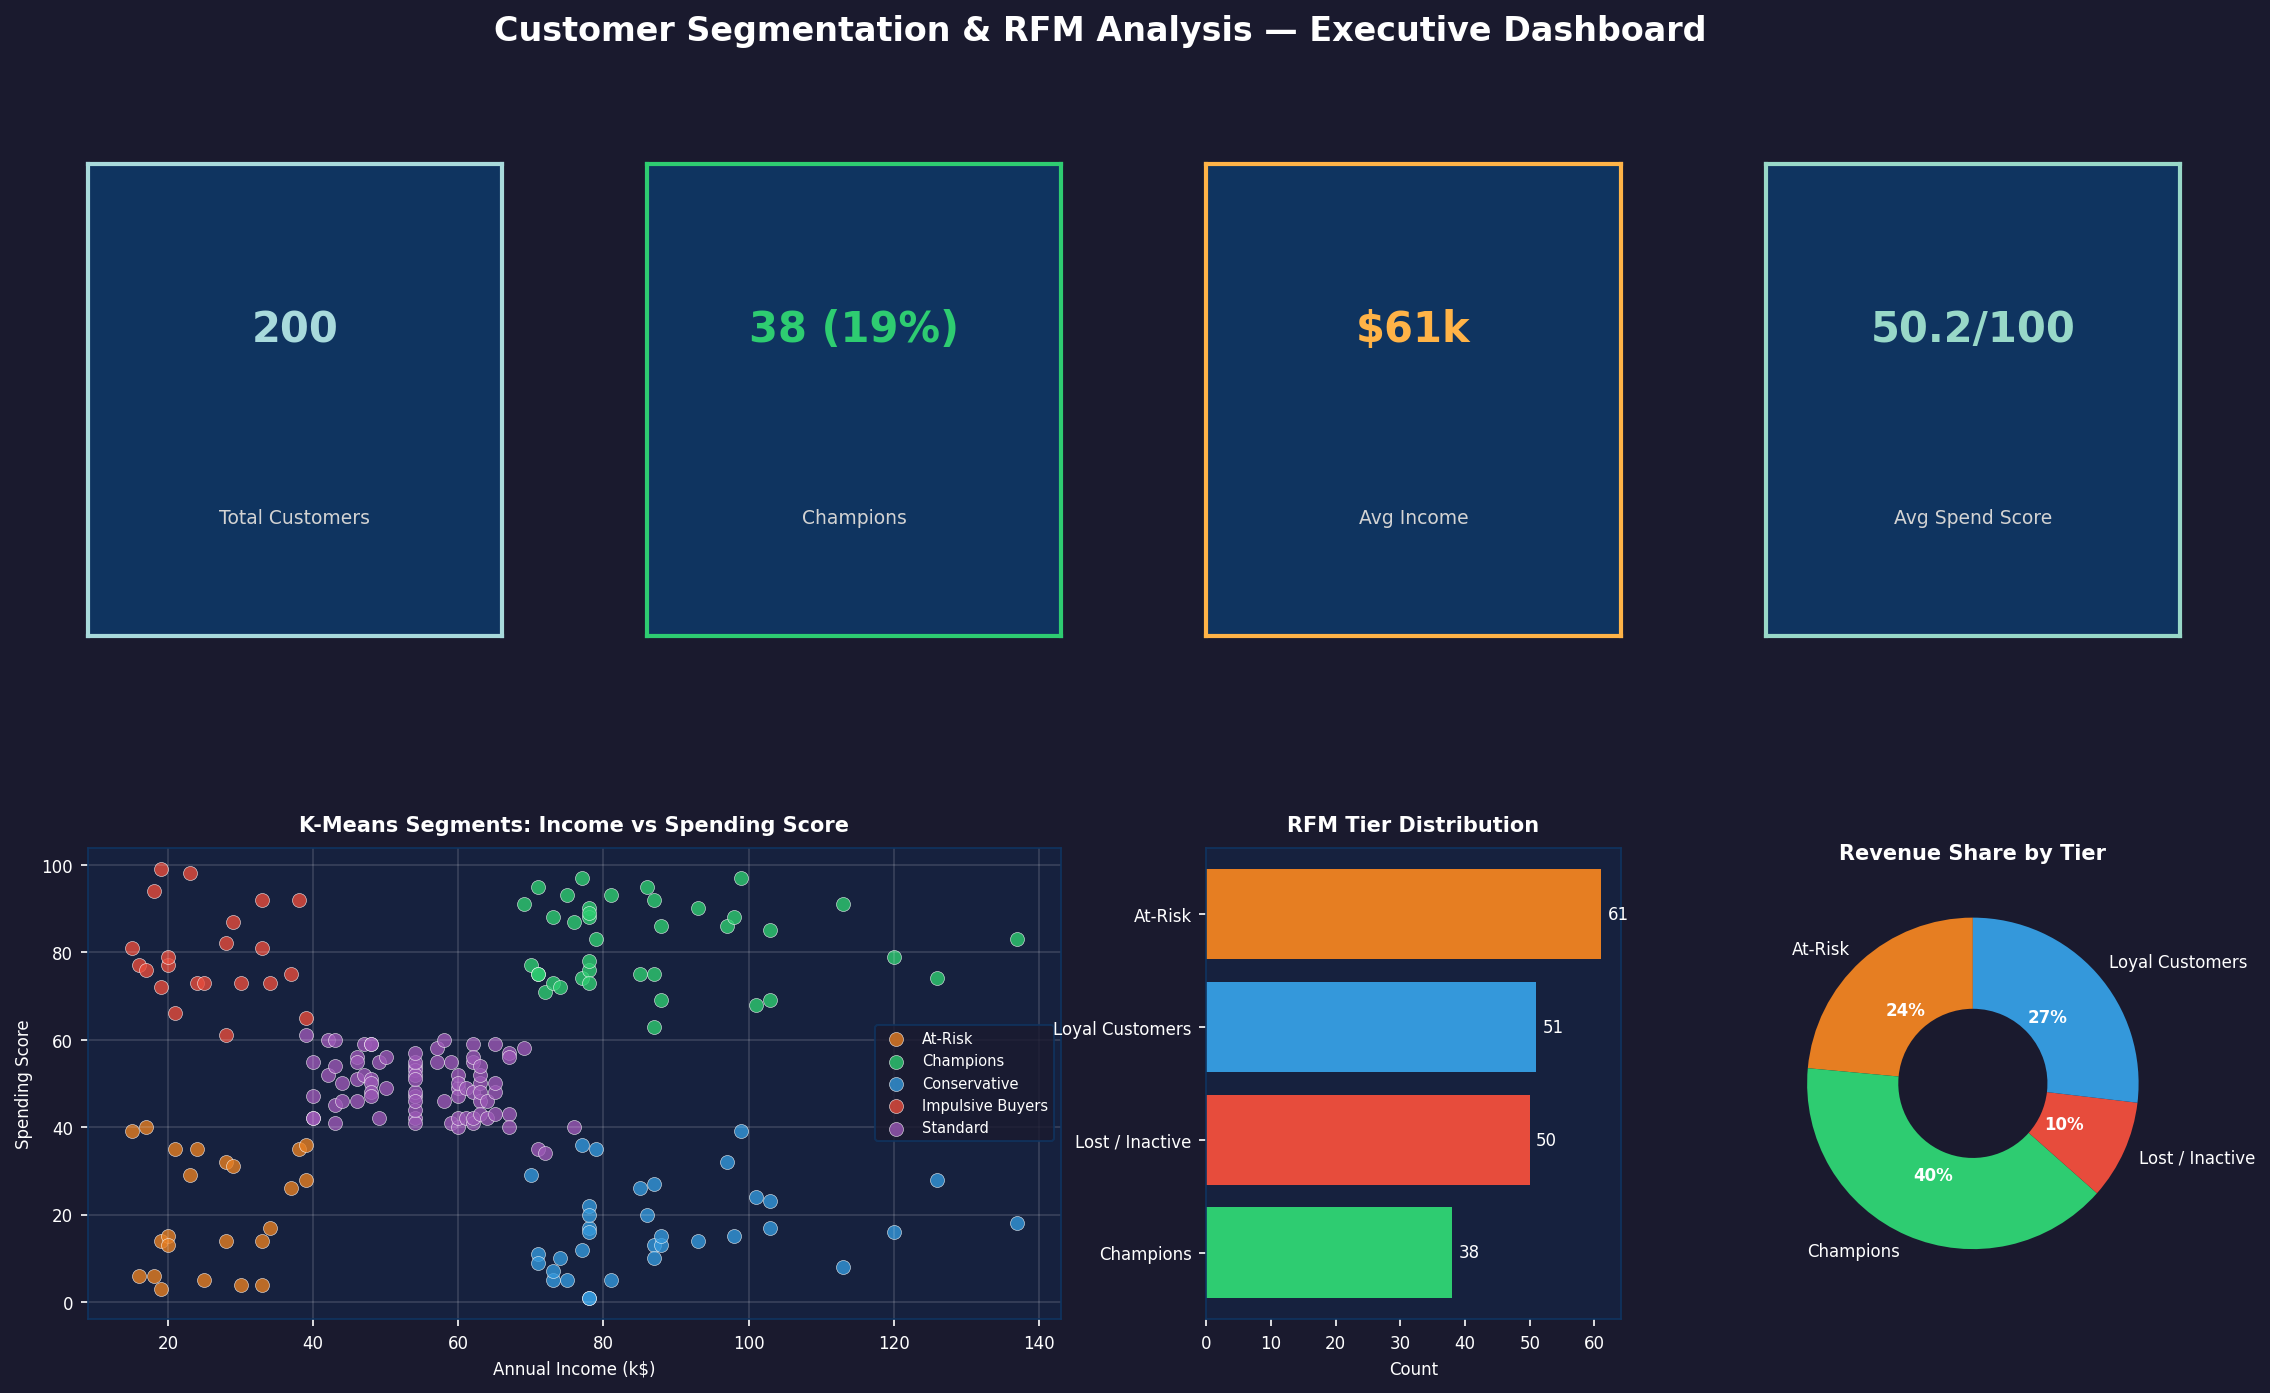

Here is the Python script that generated this plot:
"""
Step 4: Final Summary Dashboard
- Combines clustering + RFM insights into one executive-level visual
"""

import pandas as pd
import numpy as np
import matplotlib.pyplot as plt
import matplotlib.gridspec as gridspec
import matplotlib.patches as mpatches

df = pd.read_csv("data/customers_rfm_final.csv")

TIER_COLORS = {
    "Champions": "#2ecc71",
    "Loyal Customers": "#3498db",
    "At-Risk": "#e67e22",
    "Lost / Inactive": "#e74c3c"
}
SEG_COLORS = {
    "Champions": "#2ecc71",
    "Impulsive Buyers": "#e74c3c",
    "Conservative": "#3498db",
    "At-Risk": "#e67e22",
    "Standard": "#9b59b6"
}

fig = plt.figure(figsize=(18, 10))
fig.patch.set_facecolor("#1a1a2e")
fig.suptitle("Customer Segmentation & RFM Analysis — Executive Dashboard",
             fontsize=16, fontweight="bold", color="white", y=0.98)

gs = gridspec.GridSpec(2, 4, figure=fig, hspace=0.45, wspace=0.35)

# Shared style
TEXT_COLOR = "white"

def style_ax(ax, title):
    ax.set_facecolor("#16213e")
    ax.set_title(title, color=TEXT_COLOR, fontsize=10, fontweight="bold", pad=8)
    ax.tick_params(colors=TEXT_COLOR, labelsize=8)
    for spine in ax.spines.values():
        spine.set_edgecolor("#0f3460")

# 1. KPI tiles (top row, col 0-3 summary)
kpis = [
    ("Total Customers", f"{len(df):,}", "#A8DADC"),
    ("Champions", f"{(df['RFM_Tier']=='Champions').sum()} ({(df['RFM_Tier']=='Champions').mean()*100:.0f}%)", "#2ecc71"),
    ("Avg Income", f"${df['Annual Income (k$)'].mean():.0f}k", "#FFB347"),
    ("Avg Spend Score", f"{df['Spending Score (1-100)'].mean():.1f}/100", "#98D8C8"),
]
for idx, (label, value, color) in enumerate(kpis):
    ax = fig.add_subplot(gs[0, idx])
    ax.set_facecolor("#0f3460")
    for spine in ax.spines.values():
        spine.set_edgecolor(color)
        spine.set_linewidth(2)
    ax.text(0.5, 0.65, value, transform=ax.transAxes, fontsize=20, fontweight="bold",
            color=color, ha="center", va="center")
    ax.text(0.5, 0.25, label, transform=ax.transAxes, fontsize=9,
            color="lightgray", ha="center", va="center")
    ax.set_xticks([])
    ax.set_yticks([])
    ax.set_title("")

# 2. Cluster scatter (bottom left)
ax5 = fig.add_subplot(gs[1, 0:2])
style_ax(ax5, "K-Means Segments: Income vs Spending Score")
for seg, grp in df.groupby("Segment"):
    ax5.scatter(grp["Annual Income (k$)"], grp["Spending Score (1-100)"],
                c=SEG_COLORS.get(seg, "gray"), label=seg, alpha=0.8, s=45, edgecolors="white", linewidth=0.3)
ax5.set_xlabel("Annual Income (k$)", color=TEXT_COLOR, fontsize=8)
ax5.set_ylabel("Spending Score", color=TEXT_COLOR, fontsize=8)
ax5.legend(fontsize=7, labelcolor="white", facecolor="#1a1a2e", edgecolor="#0f3460")
ax5.grid(alpha=0.15, color="white")

# 3. RFM Tier distribution (bottom mid-left)
ax6 = fig.add_subplot(gs[1, 2])
style_ax(ax6, "RFM Tier Distribution")
tier_counts = df["RFM_Tier"].value_counts()
bars = ax6.barh(tier_counts.index, tier_counts.values,
                color=[TIER_COLORS[t] for t in tier_counts.index], edgecolor="none")
for bar, val in zip(bars, tier_counts.values):
    ax6.text(bar.get_width() + 1, bar.get_y() + bar.get_height()/2, str(val),
             va="center", fontsize=8, color=TEXT_COLOR)
ax6.set_xlabel("Count", color=TEXT_COLOR, fontsize=8)
ax6.invert_yaxis()
ax6.tick_params(labelsize=8)

# 4. Revenue share donut (bottom right)
ax7 = fig.add_subplot(gs[1, 3])
ax7.set_facecolor("#16213e")
ax7.set_title("Revenue Share by Tier", color=TEXT_COLOR, fontsize=10, fontweight="bold", pad=8)
rev_share = df.groupby("RFM_Tier")["M_raw"].sum()
wedges, texts, autotexts = ax7.pie(
    rev_share, labels=rev_share.index, autopct="%1.0f%%",
    colors=[TIER_COLORS[t] for t in rev_share.index],
    startangle=90, wedgeprops=dict(width=0.55)
)
for t in texts:
    t.set_color(TEXT_COLOR)
    t.set_fontsize(8)
for a in autotexts:
    a.set_color("white")
    a.set_fontsize(8)
    a.set_fontweight("bold")

plt.savefig("output/04_dashboard.png", dpi=150, bbox_inches="tight",
            facecolor=fig.get_facecolor())
print("✅ Dashboard saved → output/04_dashboard.png")
